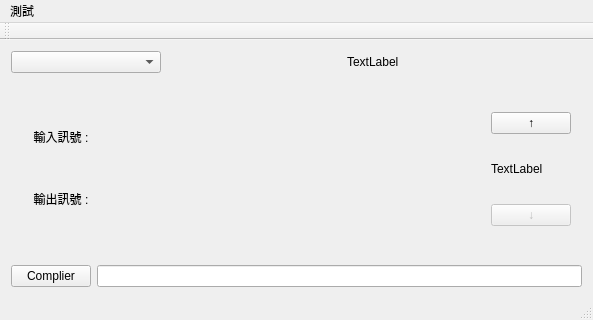
<?xml version="1.0" encoding="UTF-8"?>
<ui version="4.0">
 <class>MainWindow</class>
 <widget class="QMainWindow" name="MainWindow">
  <property name="geometry">
   <rect>
    <x>0</x>
    <y>0</y>
    <width>593</width>
    <height>320</height>
   </rect>
  </property>
  <property name="windowTitle">
   <string>MainWindow</string>
  </property>
  <widget class="QWidget" name="centralWidget">
   <layout class="QVBoxLayout" name="verticalLayout_3">
    <item>
     <layout class="QHBoxLayout" name="horizontalLayout">
      <item>
       <widget class="QComboBox" name="comboBox">
        <property name="sizePolicy">
         <sizepolicy hsizetype="Preferred" vsizetype="Preferred">
          <horstretch>0</horstretch>
          <verstretch>0</verstretch>
         </sizepolicy>
        </property>
        <property name="minimumSize">
         <size>
          <width>150</width>
          <height>0</height>
         </size>
        </property>
       </widget>
      </item>
      <item>
       <spacer name="horizontalSpacer">
        <property name="orientation">
         <enum>Qt::Horizontal</enum>
        </property>
        <property name="sizeHint" stdset="0">
         <size>
          <width>180</width>
          <height>20</height>
         </size>
        </property>
       </spacer>
      </item>
      <item>
       <widget class="QLabel" name="label">
        <property name="sizePolicy">
         <sizepolicy hsizetype="Preferred" vsizetype="Preferred">
          <horstretch>2</horstretch>
          <verstretch>0</verstretch>
         </sizepolicy>
        </property>
        <property name="minimumSize">
         <size>
          <width>200</width>
          <height>0</height>
         </size>
        </property>
        <property name="text">
         <string>TextLabel</string>
        </property>
       </widget>
      </item>
     </layout>
    </item>
    <item>
     <widget class="QSplitter" name="splitter">
      <property name="sizePolicy">
       <sizepolicy hsizetype="Expanding" vsizetype="Preferred">
        <horstretch>1</horstretch>
        <verstretch>1</verstretch>
       </sizepolicy>
      </property>
      <property name="lineWidth">
       <number>1</number>
      </property>
      <property name="midLineWidth">
       <number>0</number>
      </property>
      <property name="orientation">
       <enum>Qt::Horizontal</enum>
      </property>
      <property name="opaqueResize">
       <bool>false</bool>
      </property>
      <property name="handleWidth">
       <number>1</number>
      </property>
      <property name="childrenCollapsible">
       <bool>false</bool>
      </property>
      <widget class="QWidget" name="LeftWidget" native="true">
       <property name="sizePolicy">
        <sizepolicy hsizetype="Fixed" vsizetype="Fixed">
         <horstretch>0</horstretch>
         <verstretch>0</verstretch>
        </sizepolicy>
       </property>
       <property name="minimumSize">
        <size>
         <width>100</width>
         <height>0</height>
        </size>
       </property>
       <layout class="QVBoxLayout" name="verticalLayout_2">
        <item>
         <widget class="QLabel" name="DILabel">
          <property name="sizePolicy">
           <sizepolicy hsizetype="Minimum" vsizetype="Fixed">
            <horstretch>0</horstretch>
            <verstretch>0</verstretch>
           </sizepolicy>
          </property>
          <property name="text">
           <string>輸入訊號 :</string>
          </property>
          <property name="alignment">
           <set>Qt::AlignCenter</set>
          </property>
          <property name="margin">
           <number>12</number>
          </property>
         </widget>
        </item>
        <item>
         <widget class="QLabel" name="DOLabel">
          <property name="sizePolicy">
           <sizepolicy hsizetype="Minimum" vsizetype="Fixed">
            <horstretch>0</horstretch>
            <verstretch>0</verstretch>
           </sizepolicy>
          </property>
          <property name="text">
           <string>輸出訊號 :</string>
          </property>
          <property name="alignment">
           <set>Qt::AlignCenter</set>
          </property>
          <property name="wordWrap">
           <bool>false</bool>
          </property>
          <property name="margin">
           <number>12</number>
          </property>
         </widget>
        </item>
       </layout>
      </widget>
      <widget class="QWidget" name="MiddleWidget" native="true">
       <property name="sizePolicy">
        <sizepolicy hsizetype="Preferred" vsizetype="Preferred">
         <horstretch>1</horstretch>
         <verstretch>1</verstretch>
        </sizepolicy>
       </property>
       <layout class="QGridLayout" name="gridLayout"/>
      </widget>
      <widget class="QWidget" name="RightWidget" native="true">
       <property name="sizePolicy">
        <sizepolicy hsizetype="Preferred" vsizetype="Preferred">
         <horstretch>0</horstretch>
         <verstretch>0</verstretch>
        </sizepolicy>
       </property>
       <property name="minimumSize">
        <size>
         <width>0</width>
         <height>0</height>
        </size>
       </property>
       <property name="maximumSize">
        <size>
         <width>16777215</width>
         <height>16777215</height>
        </size>
       </property>
       <property name="sizeIncrement">
        <size>
         <width>0</width>
         <height>0</height>
        </size>
       </property>
       <property name="baseSize">
        <size>
         <width>0</width>
         <height>0</height>
        </size>
       </property>
       <property name="layoutDirection">
        <enum>Qt::LeftToRight</enum>
       </property>
       <property name="autoFillBackground">
        <bool>false</bool>
       </property>
       <layout class="QVBoxLayout" name="verticalLayout">
        <property name="spacing">
         <number>6</number>
        </property>
        <property name="sizeConstraint">
         <enum>QLayout::SetDefaultConstraint</enum>
        </property>
        <property name="leftMargin">
         <number>9</number>
        </property>
        <property name="bottomMargin">
         <number>9</number>
        </property>
        <item>
         <widget class="QPushButton" name="BtnPreviousPage">
          <property name="text">
           <string>↑</string>
          </property>
         </widget>
        </item>
        <item>
         <widget class="QLabel" name="labelPageNum">
          <property name="sizePolicy">
           <sizepolicy hsizetype="Minimum" vsizetype="Fixed">
            <horstretch>0</horstretch>
            <verstretch>0</verstretch>
           </sizepolicy>
          </property>
          <property name="text">
           <string>TextLabel</string>
          </property>
         </widget>
        </item>
        <item>
         <widget class="QPushButton" name="BtnNextPage">
          <property name="enabled">
           <bool>false</bool>
          </property>
          <property name="text">
           <string>↓</string>
          </property>
         </widget>
        </item>
       </layout>
      </widget>
     </widget>
    </item>
    <item>
     <layout class="QHBoxLayout" name="horizontalLayout_2">
      <item>
       <widget class="QPushButton" name="BtnOperation">
        <property name="text">
         <string>Complier</string>
        </property>
       </widget>
      </item>
      <item>
       <widget class="QLineEdit" name="textInput"/>
      </item>
     </layout>
    </item>
   </layout>
  </widget>
  <widget class="QMenuBar" name="menuBar">
   <property name="geometry">
    <rect>
     <x>0</x>
     <y>0</y>
     <width>593</width>
     <height>21</height>
    </rect>
   </property>
   <widget class="QMenu" name="TestMenuBtn">
    <property name="title">
     <string>測試</string>
    </property>
   </widget>
   <addaction name="TestMenuBtn"/>
  </widget>
  <widget class="QToolBar" name="mainToolBar">
   <attribute name="toolBarArea">
    <enum>TopToolBarArea</enum>
   </attribute>
   <attribute name="toolBarBreak">
    <bool>false</bool>
   </attribute>
  </widget>
  <widget class="QStatusBar" name="statusBar"/>
 </widget>
 <layoutdefault spacing="6" margin="11"/>
 <resources/>
 <connections/>
</ui>
